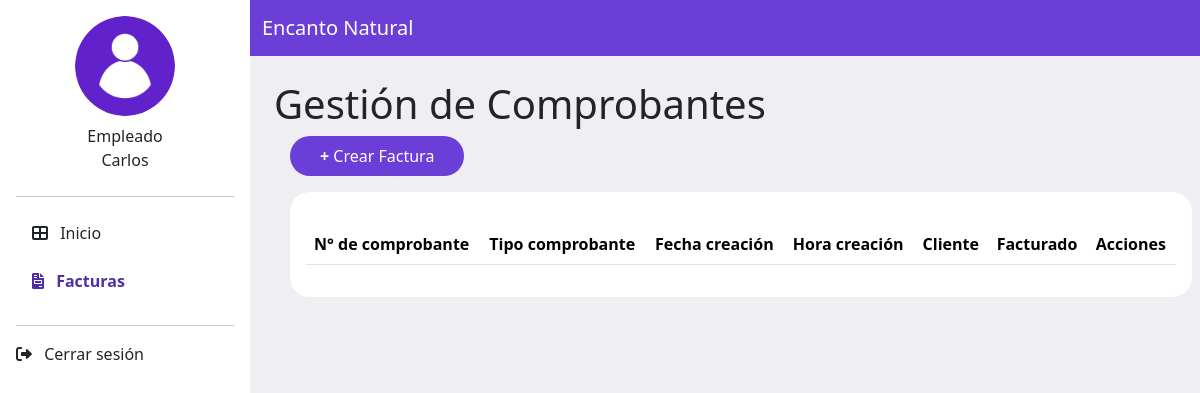
Before: /vista/facturas2.php with the older database file.
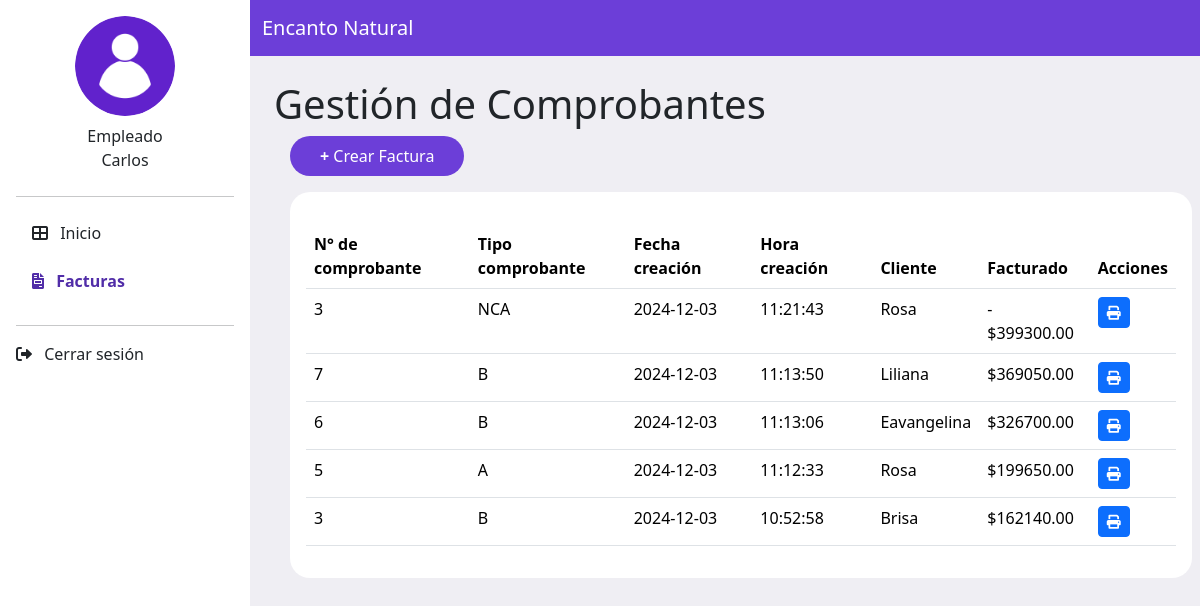
After: the same page with the newer database file.
### tables this page shows
CREATE TABLE `nota_credito` (
  `id_nota_credito` int(11) NOT NULL,
  `id_cliente` int(11) NOT NULL,
  `id_factura` int(11) DEFAULT NULL,
  `fecha` date NOT NULL,
  `hora` time NOT NULL,
  `motivo` varchar(255) NOT NULL,
  `subtotal` decimal(10,2) NOT NULL,
  `porcentaje_impuesto` decimal(5,2) NOT NULL,
  `monto_impuesto` decimal(10,2) NOT NULL,
  `total` decimal(10,2) NOT NULL,
  `tipo_factura` varchar(60) DEFAULT NULL
);

CREATE TABLE `cliente` (
  `id_cliente` int(11) NOT NULL,
  `nombre` varchar(50) NOT NULL,
  `apellido` varchar(50) NOT NULL,
  `dni` char(8) NOT NULL,
  `domicilio` varchar(255) DEFAULT NULL,
  `celular` varchar(20) DEFAULT NULL,
  `tipo_cliente` enum('responsable inscripto','consumidor final') NOT NULL,
  `correo` varchar(80) DEFAULT NULL
);

CREATE TABLE `factura` (
  `id_factura` int(11) NOT NULL,
  `id_cliente` int(11) NOT NULL,
  `fecha` date NOT NULL,
  `hora` time NOT NULL,
  `tipoFactura` varchar(50) NOT NULL,
  `subtotal` decimal(10,2) NOT NULL,
  `porcentajeImpuesto` decimal(5,2) NOT NULL,
  `montoImpuesto` decimal(10,2) NOT NULL,
  `total` decimal(10,2) NOT NULL
);

### modelo/conexion.php (called while the page is built, shortened)
<?php
class Conexion
{
    private $conexion;
    public function __construct()
    {
        $this->conexion = new mysqli("localhost:3307", "root", "", "facturacion");
    }
    public function obtener_facturas()
    {
        $sql = "
        SELECT
            f.id_factura, nc.id_nota_credito,
            COALESCE(nc.tipo_factura, f.tipoFactura) AS tipo_comprobante,
            COALESCE(nc.fecha, f.fecha) AS fecha,
            COALESCE(nc.hora, f.hora) AS hora,
            c.nombre AS nombre_cliente,
            COALESCE(nc.total, f.total) AS total
        FROM factura f
        JOIN cliente c ON f.id_cliente = c.id_cliente
        LEFT JOIN nota_credito nc ON f.id_factura = nc.id_factura
        ORDER BY fecha DESC, hora DESC
    ";
        $result = $this->conexion->query($sql);
        $facturas = array();
        if ($result->num_rows > 0) {
            while ($row = $result->fetch_assoc()) {
                $facturas[] = $row;
            }
            return $facturas;
        } else {
            return array();
        }
    }
}

### vista/facturas2.php (the view, shortened to what the changed rows need)
<!DOCTYPE html>
<html lang="en">
<head>
  <link href="https://cdn.jsdelivr.net/npm/bootstrap@5.3.3/dist/css/bootstrap.min.css" rel="stylesheet">
  <link rel="stylesheet" href="https://cdnjs.cloudflare.com/ajax/libs/font-awesome/6.0.0-beta3/css/all.min.css">
  <link rel="stylesheet" href="styles.css">
</head>
<body>
  <?php
  include_once("../modelo/conexion.php");
  $modelo = new Conexion();
  $facturas = $modelo->obtener_facturas();
  ?>
  <div class="d-flex">
    <div class="w-100">
      <div class="content p-4">
        <div class="title-box">
          <h1>Gestión de Comprobantes</h1>
        </div>
        <div class="card custom-card ms-3">
          <div class="card-body">
            <table class="table table-hover">
              <table class="table table-hover">
                <thead>
                  <tr>
                    <th>N° de comprobante</th>
                    <th>Tipo comprobante</th>
                    <th>Fecha creación</th>
                    <th>Hora creación</th>
                    <th>Cliente</th>
                    <th>Facturado</th>
                    <th>Acciones</th>
                  </tr>
                </thead>
                <tbody>
                  <?php foreach ($facturas as $factura) : ?>
                    <tr>
                      <td><?php
                          if (!empty($factura["id_nota_credito"])) {
                            echo $factura["id_nota_credito"];
                          } else {
                            echo $factura["id_factura"];
                          }
                          ?>
                      </td>
                      <td><?php echo $factura["tipo_comprobante"]; ?></td>
                      <td><?php echo $factura["fecha"]; ?></td>
                      <td><?php echo $factura["hora"]; ?></td>
                      <td><?php echo $factura["nombre_cliente"]; ?></td>
                      <td><?php
                          if (!empty($factura["id_nota_credito"])) {
                            echo "- $", $factura["total"];
                          } else {
                            echo "$", $factura["total"];
                          }
                          ?>
                      </td>
                      <td><?php
                          if (!empty($factura["id_nota_credito"])) { ?>
                          <a href="../controlador/factura.php?accion=imprimir&id=<?php echo $factura['id_factura']; ?>" class="btn btn-primary btn-sm">
                            <i class="fas fa-print"></i>
                          </a>
                        <?php } else { ?>
                          <a href="../controlador/factura.php?accion=imprimir&id=<?php echo $factura['id_factura']; ?>" class="btn btn-primary btn-sm">
                            <i class="fas fa-print"></i>
                          </a>
                        <?php } ?>
                      </td>
                    </tr>
                  <?php endforeach; ?>
                </tbody>
              </table>
          </div>
        </div>
  </div>
  </div>
</body>
</html>

Changed rows visible on the page:
added nota_credito: id_nota_credito "3", tipo_comprobante "NCA", fecha "2024-12-03", hora "11:21:43", id_cliente.nombre "Rosa", total "399300.00"
added factura: id_factura "7", tipo_comprobante "B", fecha "2024-12-03", hora "11:13:50", id_cliente.nombre "Liliana", total "369050.00"
added factura: id_factura "6", tipo_comprobante "B", fecha "2024-12-03", hora "11:13:06", id_cliente.nombre "Eavangelina", total "326700.00"
added factura: id_factura "5", tipo_comprobante "A", fecha "2024-12-03", hora "11:12:33", id_cliente.nombre "Rosa", total "199650.00"
added factura: id_factura "3", tipo_comprobante "B", fecha "2024-12-03", hora "10:52:58", id_cliente.nombre "Brisa", total "162140.00"
